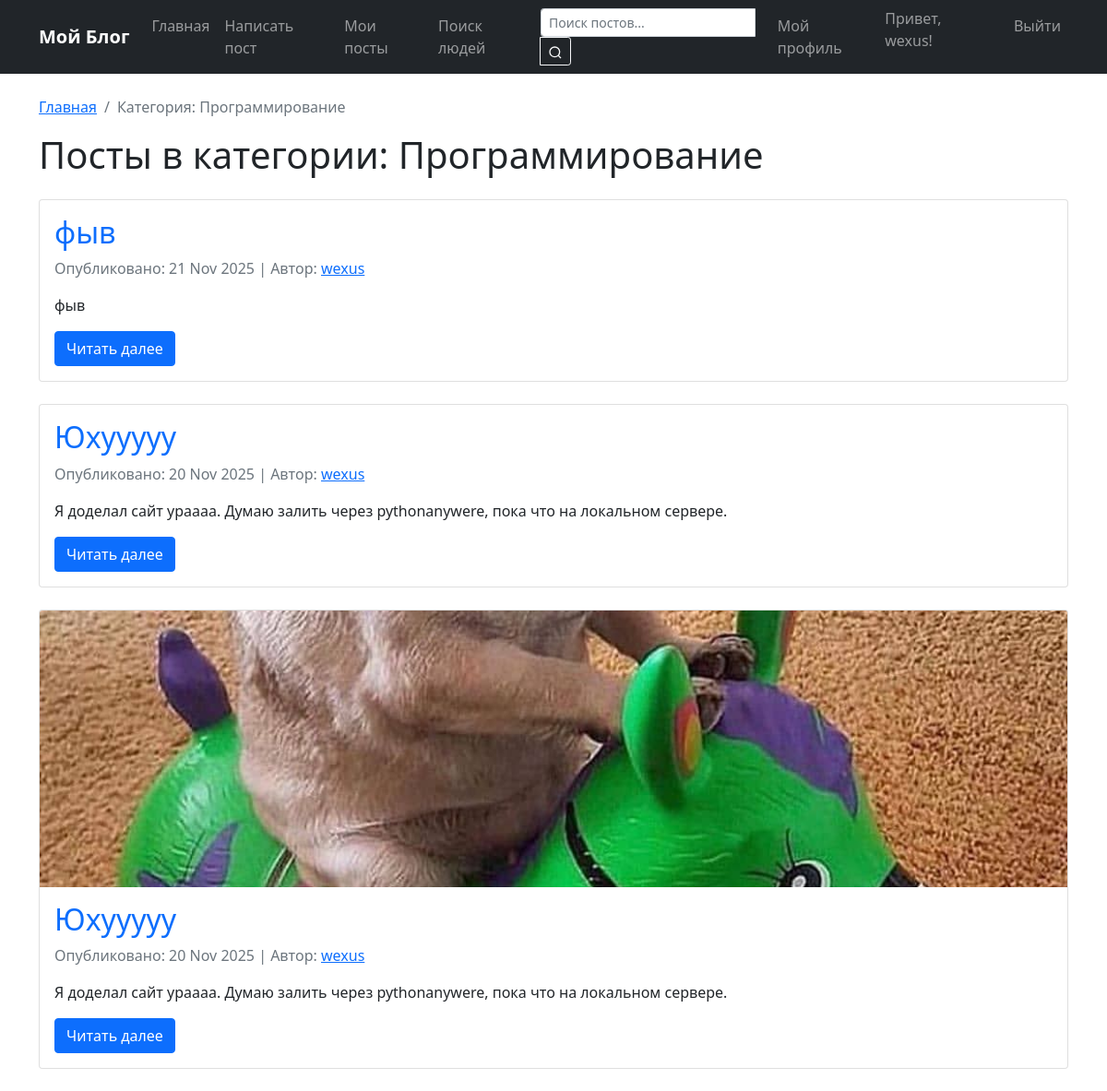
The page /category/-1b3cb8/ (signed in) on the database its author committed.
### blog/models.py (models this page shows, shortened)
class Category(models.Model):
    name = models.CharField(max_length=100)
    slug = models.SlugField(unique=True, blank=True)

class Post(models.Model):
    title = models.CharField(max_length=200)
    slug = models.SlugField(unique=True, blank=True)
    content = models.TextField()
    created_date = models.DateTimeField(default=timezone.now)
    published_date = models.DateTimeField(blank=True, null=True)
    author = models.ForeignKey(User, on_delete=models.CASCADE)
    category = models.ForeignKey(Category, on_delete=models.SET_NULL, null=True, blank=True)
    tags = models.ManyToManyField(Tag, blank=True)
    image = models.ImageField(upload_to='post_images/', blank=True, null=True)
    is_published = models.BooleanField(default=False)

### blog/views.py (the view)
# urls.py: path('category/<slug:slug>/', views.category_posts, name='category_posts'),
def category_posts(request, slug):
    category = get_object_or_404(Category, slug=slug)
    posts = Post.objects.filter(category=category, is_published=True).order_by('-published_date')
    return render(request, 'blog/category_posts.html', {
        'category': category,
        'posts': posts
    })

### blog/templates/blog/category_posts.html (shortened to what this page needs)
{% extends 'blog/base.html' %}
{% block content %}
<div class="row">
    <div class="col-12">
        <nav aria-label="breadcrumb">
            <ol class="breadcrumb">
                <li class="breadcrumb-item"><a href="{% url 'post_list' %}">Главная</a></li>
                <li class="breadcrumb-item active">Категория: {{ category.name }}</li>
            </ol>
        </nav>
        <h1 class="mb-4">Посты в категории: {{ category.name }}</h1>
        {% if posts %}
            {% for post in posts %}
                <article class="card mb-4">
                    {% if post.image %}
                        <img src="{{ post.image.url }}" class="card-img-top" alt="{{ post.title }}" style="max-height: 300px; object-fit: cover;">
                    {% endif %}
                    <div class="card-body">
                        <h2 class="card-title">
                            <a href="{% url 'post_detail' slug=post.slug %}" class="text-decoration-none">{{ post.title }}</a>
                        </h2>
                        <p class="text-muted">
                            Опубликовано: {{ post.published_date|date:"d M Y" }} |
                            Автор: <a href="{% url 'user_profile' username=post.author.username %}">{{ post.author }}</a>
                        </p>
                        <p class="card-text">{{ post.content|truncatewords:30 }}</p>
                        <a href="{% url 'post_detail' slug=post.slug %}" class="btn btn-primary">Читать далее</a>
                    </div>
                </article>
            {% endfor %}
        {% endif %}
    </div>
</div>
{% endblock %}

### blog/templates/blog/base.html (shortened to what this page needs)
<!DOCTYPE html>
<html lang="ru">
<head>
    <link href="https://cdn.jsdelivr.net/npm/bootstrap@5.1.3/dist/css/bootstrap.min.css" rel="stylesheet">
</head>
<body>
    <nav class="navbar navbar-expand-lg navbar-dark bg-dark">
    <div class="container">
        <a class="navbar-brand" href="{% url 'post_list' %}">Мой Блог</a>
       <div class="collapse navbar-collapse" id="navbarNav">
    <ul class="navbar-nav me-auto">
        <li class="nav-item">
            <a class="nav-link" href="{% url 'post_list' %}">Главная</a>
        </li>
        {% if user.is_authenticated %}
        <li class="nav-item">
            <a class="nav-link" href="{% url 'create_post' %}">Написать пост</a>
        </li>
        <li class="nav-item">
            <a class="nav-link" href="{% url 'my_posts' %}">Мои посты</a>
        </li>
        {% endif %}
        <li class="nav-item">
            <a class="nav-link" href="{% url 'user_search' %}">Поиск людей</a>
        </li>
    </ul>
    <form class="d-flex me-3" action="{% url 'search' %}" method="get">
        <div class="input-group input-group-sm">
            <input type="text" name="q" class="form-control" placeholder="Поиск постов..."
                   value="{{ request.GET.q }}" style="width: 200px;">
            <button class="btn btn-outline-light" type="submit">
                <svg width="16" height="16" viewBox="0 0 24 24" fill="none" stroke="currentColor" stroke-width="2">
                    <circle cx="11" cy="11" r="8"></circle>
                    <line x1="21" y1="21" x2="16.65" y2="16.65"></line>
                </svg>
            </button>
        </div>
    </form>
            <ul class="navbar-nav">
                {% if user.is_authenticated %}
                    <li class="nav-item">
                        <a class="nav-link" href="{% url 'profile' %}">Мой профиль</a>
                    </li>
                    <li class="nav-item">
                        <span class="navbar-text user-welcome">
                            Привет, {{ user.username }}!
                        </span>
                    </li>
                    <li class="nav-item">
                        <a class="nav-link" href="{% url 'logout' %}">Выйти</a>
                    </li>
                {% endif %}
            </ul>
        </div>
    </div>
</nav>
    <div class="container mt-4">
        {% block content %}
        {% endblock %}
    </div>
</body>
</html>

### blog/templates/blog/base.html (style rules this page uses)
.navbar-brand { font-weight: bold; }
.user-welcome { color: white; margin-right: 15px; }

### rows shown on the page
Category: name "Программирование"
Post: title "фыв", published_date "21 Nov 2025", author "wexus", content "фыв"
Post: title "Юхууууу", published_date "20 Nov 2025", author "wexus", content "Я доделал сайт ураааа. Думаю залить через pythonanywere, пока что на локальном сервере."
Post: image (picture), title "Юхууууу", published_date "20 Nov 2025", author "wexus", content "Я доделал сайт ураааа. Думаю залить через pythonanywere, пока что на локальном сервере."

### other values the page prints
{{ user.username }} "wexus"
